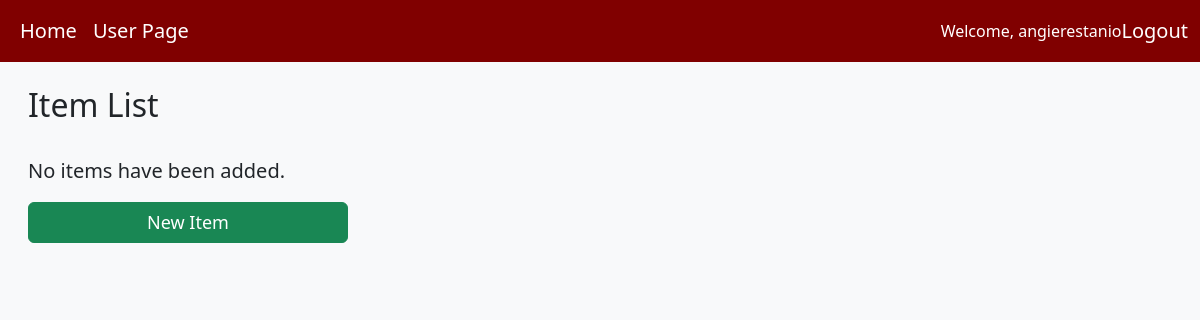
Before: /items/ (signed in) with the older database file.
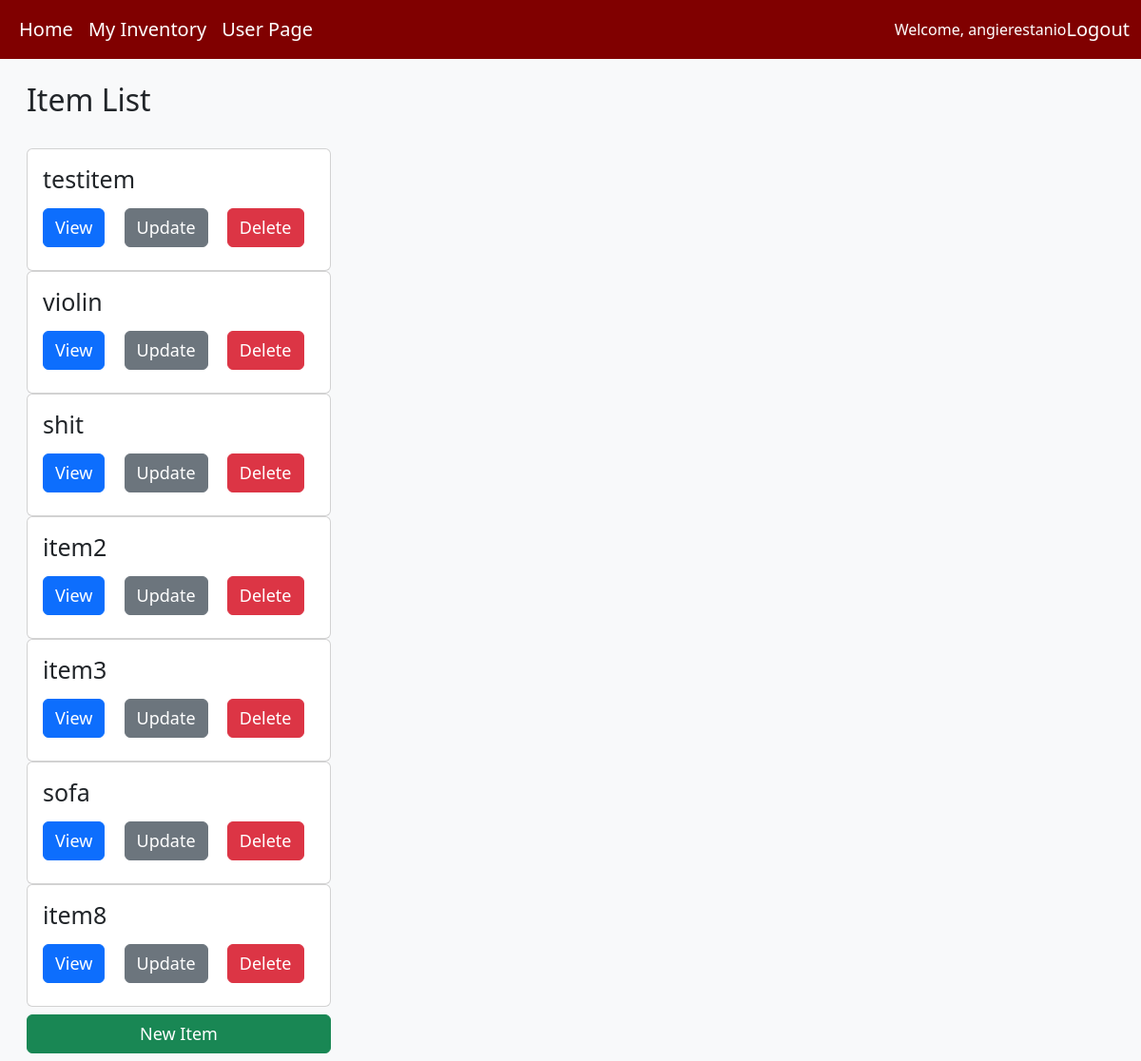
After: the same page with the newer database file.
### inventory_app/models.py (models this page shows, shortened)
class Item(models.Model):
    name = models.CharField(max_length = 200)
    description = models.TextField(blank=True)
    serial_number = models.CharField(max_length=100, blank=True)
    price = models.DecimalField(max_digits=10, decimal_places=2)
    image = models.ImageField(upload_to='uploads/', null=True, blank=True)
    inventory = models.ForeignKey(Inventory, on_delete=models.CASCADE, null=True)
    def get_absolute_url(self):
        return reverse('item-detail', args=[str(self.id)])

### inventory_app/views.py (the view)
# urls.py: path('items/', views.ItemListView.as_view(), name='items'),
class ItemListView(generic.ListView):
    model = Item

### inventory_app/templates/inventory_app/item_list.html (shortened to what this page needs)
{% extends 'inventory_app/base_template.html' %}
{% block content %}
<body class="bg-light">
<div class="container-fluid mx-3">
    <br>
    <h2>Item List</h2>
    <br>
    {% if item_list %}
        <div class="card-columns">
            {% for item in item_list %}
                <div class="card me-4" style="max-width: 320px;">
                    <div class="card-body">
                        <h5 class="card-title" style="font-size: 25px;">{{ item.name }}</h5>
                        <a href="{{ item.get_absolute_url }}" class="btn btn-primary me-2" style="font-size: 18px;" role="button">View</a>
                        {% if request.user.is_authenticated %}
                            <a href="{% url 'update_item' item.id %}" class="btn btn-secondary m-2" style="font-size: 18px;" role="button">Update</a>
                            <a href="{% url 'delete_item' item.id %}" class="btn btn-danger m-2" style="font-size: 18px;" role="button">Delete</a>
                        {% endif %}
                    </div>
                </div>
            {% endfor %}
        </div>
    {% else %}
        <p style="font-size: 20px;">No items have been added.</p>
    {% endif %}
    <div class="mx-0 my-2">
        {% if request.user.is_authenticated %}
            <a class="btn btn-success" style="width: 320px; font-size: 18px" href="{% url 'create_item' %}" role="button">New Item</a>
        {% endif %}
    </div>
</div>
</body>
{% endblock %}

### inventory_app/templates/inventory_app/base_template.html (shortened to what this page needs)
{% load static %}
<!DOCTYPE html>
<html lang="en">
<head>
{% load bootstrap5 %}
{% bootstrap_css %}
</head>
<body>
<nav class="navbar navbar-expand-md navbar-dark" style="background-color: #800000;">
    <div class="container-fluid">
        <div class="collapse navbar-collapse" id="navbarNav">
            <ul class="navbar-nav">
                <li class="nav-item">
                    <a class="nav-link text-white" style="font-size: 20px;" href="{% url 'index' %}" aria-label="Visit the homepage">Home</a>
                </li>
                {% if request.user.is_authenticated %}
                    {% if request.user.owner.inventory.id %}
                        <li class="nav-item"><a class="nav-link text-white" style="font-size: 20px;" href="{% url 'inventory-detail' request.user.owner.inventory.id %}" aria-label="View inventory">My Inventory</a></li>
                    {% endif %}
                {% endif %}
                <li>
                    {% if request.user.is_authenticated %}
                        <a class="nav-link text-white" style="font-size: 20px;" href="{% url 'user_page' %}" aria-label="View list of items">User Page</a>
                    {% endif %}
                </li>
            </ul>
        </div>
        {% if request.user.is_authenticated %}
            <span style="color: white;" >Welcome, {{request.user}}</span>
            <span><a class="nav-link text-white" style="font-size: 20px;" href="{% url 'logout' %}">Logout</a></span>
        {% else %}
            {% if request.path != '/accounts/login/' %}
                <span><a class="nav-link text-white" style="font-size: 20px;" href="{% url 'login' %}">Login</a></span>
            {% endif %}
        {% endif %}
    </div>
 </nav>
{% block content %}
{% endblock %}
</body>
</html>

Changed rows visible on the page:
added Item: name "testitem"
added Item: name "violin"
added Item: name "shit"
added Item: name "item2"
added Item: name "item3"
added Item: name "sofa"
added Item: name "item8"
Other visible differences:
text no longer shown: "No items have been added."
text now shown: "My Inventory"
